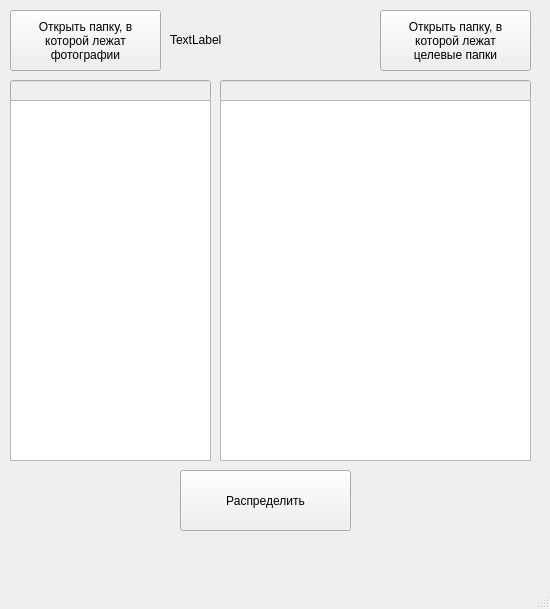
<?xml version="1.0" encoding="UTF-8"?>
<ui version="4.0">
 <class>MainWindow</class>
 <widget class="QMainWindow" name="MainWindow">
  <property name="geometry">
   <rect>
    <x>0</x>
    <y>0</y>
    <width>550</width>
    <height>609</height>
   </rect>
  </property>
  <property name="windowTitle">
   <string>MainWindow</string>
  </property>
  <property name="tabShape">
   <enum>QTabWidget::Triangular</enum>
  </property>
  <widget class="QWidget" name="centralwidget">
   <widget class="QPushButton" name="Input_Folder">
    <property name="geometry">
     <rect>
      <x>10</x>
      <y>10</y>
      <width>151</width>
      <height>61</height>
     </rect>
    </property>
    <property name="toolTip">
     <string>&lt;html&gt;&lt;head/&gt;&lt;body&gt;&lt;p&gt;Открыть папку, в которой &lt;/p&gt;&lt;p&gt;лежат фотографии&lt;/p&gt;&lt;/body&gt;&lt;/html&gt;</string>
    </property>
    <property name="text">
     <string>Открыть папку, в 
которой лежат 
фотографии</string>
    </property>
   </widget>
   <widget class="QPushButton" name="Output_Folder">
    <property name="geometry">
     <rect>
      <x>380</x>
      <y>10</y>
      <width>151</width>
      <height>61</height>
     </rect>
    </property>
    <property name="toolTip">
     <string>&lt;html&gt;&lt;head/&gt;&lt;body&gt;&lt;p&gt;Открыть папку, в которой лежат &lt;/p&gt;&lt;p&gt;целевые папки&lt;/p&gt;&lt;/body&gt;&lt;/html&gt;</string>
    </property>
    <property name="text">
     <string>Открыть папку, в 
которой лежат 
целевые папки</string>
    </property>
   </widget>
   <widget class="QPushButton" name="Move_Pics">
    <property name="geometry">
     <rect>
      <x>180</x>
      <y>470</y>
      <width>171</width>
      <height>61</height>
     </rect>
    </property>
    <property name="toolTip">
     <string>Распределить фотографии по папкам</string>
    </property>
    <property name="toolTipDuration">
     <number>-1</number>
    </property>
    <property name="text">
     <string>Распределить</string>
    </property>
   </widget>
   <widget class="QLineEdit" name="InputPath">
    <property name="enabled">
     <bool>false</bool>
    </property>
    <property name="geometry">
     <rect>
      <x>10</x>
      <y>80</y>
      <width>201</width>
      <height>21</height>
     </rect>
    </property>
   </widget>
   <widget class="QLineEdit" name="OutputPath">
    <property name="enabled">
     <bool>false</bool>
    </property>
    <property name="geometry">
     <rect>
      <x>220</x>
      <y>80</y>
      <width>311</width>
      <height>21</height>
     </rect>
    </property>
   </widget>
   <widget class="QListView" name="Pictures">
    <property name="enabled">
     <bool>true</bool>
    </property>
    <property name="geometry">
     <rect>
      <x>10</x>
      <y>100</y>
      <width>201</width>
      <height>361</height>
     </rect>
    </property>
   </widget>
   <widget class="QTreeView" name="Folders">
    <property name="enabled">
     <bool>true</bool>
    </property>
    <property name="geometry">
     <rect>
      <x>220</x>
      <y>100</y>
      <width>311</width>
      <height>361</height>
     </rect>
    </property>
   </widget>
   <widget class="QLabel" name="TitlePic">
    <property name="geometry">
     <rect>
      <x>170</x>
      <y>10</y>
      <width>190</width>
      <height>60</height>
     </rect>
    </property>
    <property name="text">
     <string>TextLabel</string>
    </property>
   </widget>
  </widget>
  <widget class="QMenuBar" name="menubar">
   <property name="geometry">
    <rect>
     <x>0</x>
     <y>0</y>
     <width>550</width>
     <height>20</height>
    </rect>
   </property>
  </widget>
  <widget class="QStatusBar" name="statusbar"/>
 </widget>
 <resources/>
 <connections/>
</ui>
